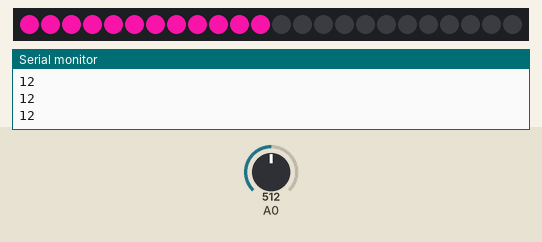
Bench run of a sketch on a simulated Arduino Uno, built with avr-gcc and run on an emulated ATmega328P. On the bench: 24 RGB LEDs in strip order, left to right, the last lines printed to the serial monitor. The test bench sets the inputs (shaded band); at power-on: A0 = 512. Random numbers use the default seed unless the sketch sets one.

Above: at 1.2 s.
1.3 s: A0 set to 46
At 1.7 s:
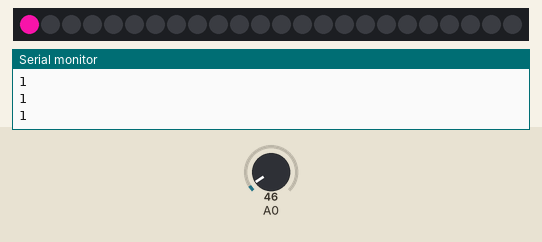
2.8 s: A0 set to 38
4.3 s: A0 set to 1023
At 4.8 s:
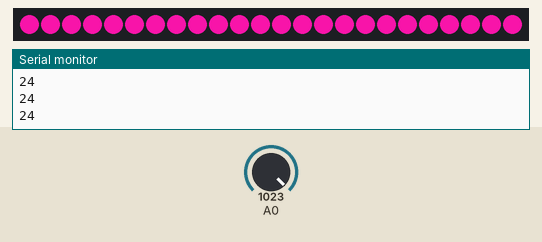
5.8 s: A0 set to 1014
7.3 s: A0 set to 0
At 8.6 s:
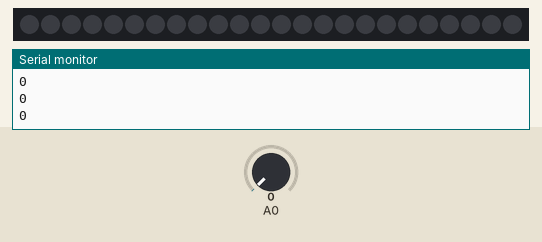
Timing chart, 0 to 9.8 s (numbered marks = the images above; inputs shaded):
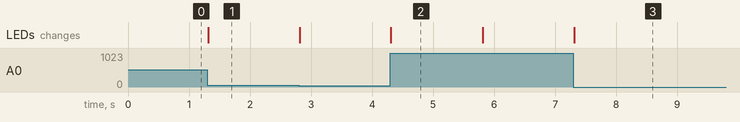

Measured:
- after the input at 1.3 s, the LEDs: change at once (image 1)
- after the input at 4.3 s, the LEDs: change at once (image 2)
- after the input at 7.3 s, the LEDs: change at once (image 3)

The sketch:

PotentiometerLights.ino
```cpp
#include <Adafruit_NeoPixel.h>

#define PIN 2   // input pin Neopixel is attached to

#define NUMPIXELS      24 // number of neopixels in strip

Adafruit_NeoPixel pixels = Adafruit_NeoPixel(NUMPIXELS, PIN, NEO_GRB + NEO_KHZ800);

int delayval = 10; // timing delay in milliseconds

int redColor = 0;
int greenColor = 0;
int blueColor = 0;
int potIn = 0;

void setup() {
  // Initialize the NeoPixel library.
  pixels.begin();
  pinMode(A0, INPUT);
  // pivk a random color for the lights
  setColor();
  Serial.begin(9600);
}

void loop() {
  potIn = analogRead(8);
  int numLights = map(potIn, 0, 1023, 0, 24);
  Serial.println(numLights);
  lightTheLights(numLights);
  // Delay for a period of time (in milliseconds).
  delay(delayval);
}

void lightTheLights(int numLights) {
  for (int i=0; i < numLights; i++) {
    // pixels.Color takes RGB values, from 0,0,0 up to 255,255,255
    pixels.setPixelColor(i, pixels.Color(redColor, greenColor, blueColor));
  }

  for (int i=NUMPIXELS-1; i >= numLights; i--) {
     pixels.setPixelColor(i, pixels.Color(0, 0, 0));
  }
  // This sends the updated pixel color to the hardware.
  pixels.show();
}

// setColor()
// picks random values to set for RGB
void setColor(){
  redColor = random(0, 255);
  greenColor = random(0,255);
  blueColor = random(0, 255);
}
```
